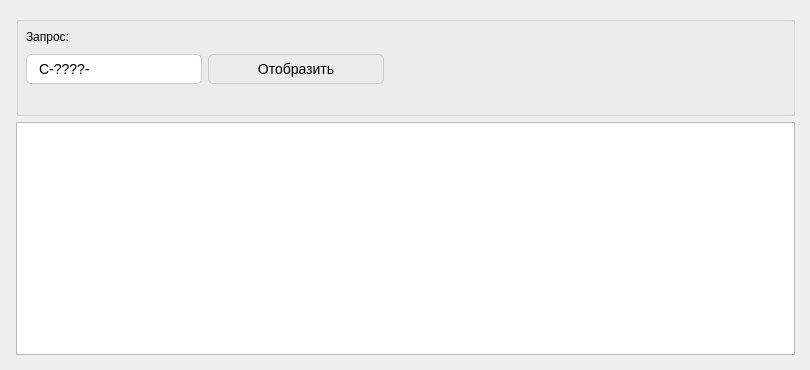
       <widget class="QWidget" name="optimization">
        <attribute name="title">
         <string>Оптимизация</string>
        </attribute>
        <widget class="QWidget" name="gridLayoutWidget_6">
         <property name="geometry">
          <rect>
           <x>10</x>
           <y>10</y>
           <width>791</width>
           <height>351</height>
          </rect>
         </property>
         <layout class="QGridLayout" name="gridLayout_2">
          <property name="leftMargin">
           <number>6</number>
          </property>
          <property name="topMargin">
           <number>6</number>
          </property>
          <property name="rightMargin">
           <number>6</number>
          </property>
          <property name="bottomMargin">
           <number>6</number>
          </property>
          <item row="0" column="0">
           <widget class="QGroupBox" name="groupBox_4">
            <property name="minimumSize">
             <size>
              <width>0</width>
              <height>100</height>
             </size>
            </property>
            <property name="title">
             <string/>
            </property>
            <widget class="QWidget" name="gridLayoutWidget_7">
             <property name="geometry">
              <rect>
               <x>10</x>
               <y>10</y>
               <width>771</width>
               <height>61</height>
              </rect>
             </property>
             <layout class="QGridLayout" name="gridLayout_8">
              <item row="1" column="1">
               <widget class="QPushButton" name="optimizeButton">
                <property name="minimumSize">
                 <size>
                  <width>176</width>
                  <height>30</height>
                 </size>
                </property>
                <property name="maximumSize">
                 <size>
                  <width>176</width>
                  <height>30</height>
                 </size>
                </property>
                <property name="font">
                 <font>
                  <pointsize>-1</pointsize>
                 </font>
                </property>
                <property name="styleSheet">
                 <string notr="true">QPushButton {
	background-color: #EBEBEB;
	border: 1px solid #CCCCCC;
	padding: -2px 10px;
	font-size: 14px;
	border-radius: 5px;
	margin: 0px;
}

QPushButton:hover {
	background-color: #f5f5f5;
border: 1px solid #f5f5f5;
	color: black;
}

QPushButton:pressed {
	background-color: #3399FF;
	border: 1px solid #3399FF;
	color: white;
}</string>
                </property>
                <property name="text">
                 <string>Отобразить</string>
                </property>
               </widget>
              </item>
              <item row="1" column="0">
               <widget class="QLineEdit" name="requestLine">
                <property name="sizePolicy">
                 <sizepolicy hsizetype="Minimum" vsizetype="Fixed">
                  <horstretch>0</horstretch>
                  <verstretch>0</verstretch>
                 </sizepolicy>
                </property>
                <property name="minimumSize">
                 <size>
                  <width>176</width>
                  <height>30</height>
                 </size>
                </property>
                <property name="maximumSize">
                 <size>
                  <width>176</width>
                  <height>30</height>
                 </size>
                </property>
                <property name="styleSheet">
                 <string notr="true">
	border: 1px solid #CCCCCC;
	padding: -2px 10px;
	font-size: 14px;
	border-radius: 5px;
</string>
                </property>
                <property name="text">
                 <string>C-????-</string>
                </property>
               </widget>
              </item>
              <item row="0" column="0">
               <widget class="QLabel" name="label_18">
                <property name="minimumSize">
                 <size>
                  <width>176</width>
                  <height>16</height>
                 </size>
                </property>
                <property name="maximumSize">
                 <size>
                  <width>176</width>
                  <height>16</height>
                 </size>
                </property>
                <property name="text">
                 <string>Запрос:</string>
                </property>
               </widget>
              </item>
              <item row="0" column="3">
               <spacer name="horizontalSpacer_3">
                <property name="orientation">
                 <enum>Qt::Orientation::Horizontal</enum>
                </property>
                <property name="sizeHint" stdset="0">
                 <size>
                  <width>40</width>
                  <height>20</height>
                 </size>
                </property>
               </spacer>
              </item>
             </layout>
            </widget>
           </widget>
          </item>
          <item row="1" column="0">
           <widget class="QTableView" name="tableView">
            <property name="dragEnabled">
             <bool>false</bool>
            </property>
            <property name="selectionBehavior">
             <enum>QAbstractItemView::SelectionBehavior::SelectRows</enum>
            </property>
            <property name="sortingEnabled">
             <bool>true</bool>
            </property>
            <attribute name="horizontalHeaderCascadingSectionResizes">
             <bool>false</bool>
            </attribute>
            <attribute name="horizontalHeaderStretchLastSection">
             <bool>false</bool>
            </attribute>
           </widget>
          </item>
         </layout>
        </widget>
       </widget>
